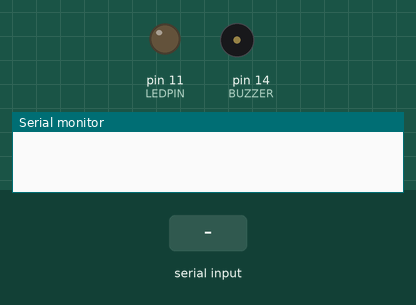
Simulated run of this sketch. Board: Arduino Mega 2560, built with avr-gcc and run on an emulated ATmega2560. Parts: output pins drawn as LEDs (lit = HIGH), buzzer (waves = sounding, pin HIGH), the last lines printed to the serial monitor. Inputs (shaded band) come from the test bench.

Above: at 1.2 s.
1.3 s: "LED_ON" received over the second serial link
At 3.3 s:
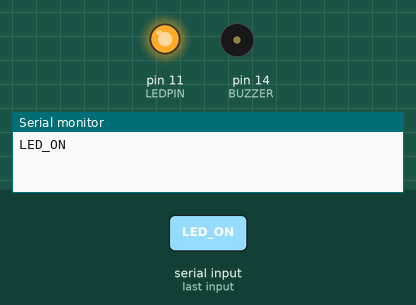
3.8 s: "BUZZER_ON" received over the second serial link
At 5.4 s:
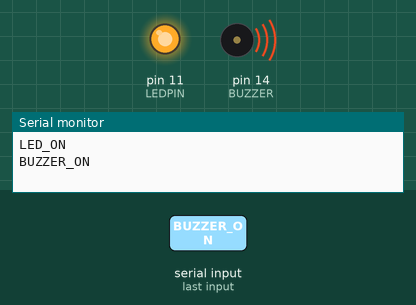
6.3 s: "LED_OFF" received over the second serial link
At 8.4 s:
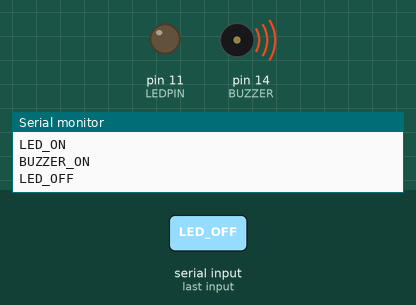
Timing chart, 0 to 9.9 s (numbered marks = the images above; inputs shaded):
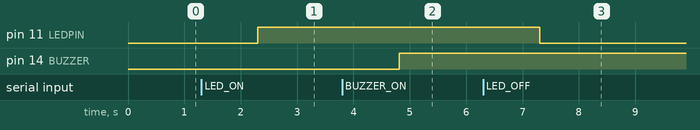

Measured:
- after the input at 1.3 s, pin 11 (LEDPIN): LOW → HIGH after 1.0 s
- after the input at 3.8 s, pin 14 (BUZZER): LOW → HIGH after 1.0 s
- after the input at 6.3 s, pin 11 (LEDPIN): HIGH → LOW after 1.0 s

The sketch:

LED.ino
```cpp
#define LEDPIN 11
#define BUZZER 14
void setup() {
// Setup serial for monitor and Setup Serial1 for BlueTooth
Serial.begin(9600);
Serial1.begin(9600);
pinMode(LEDPIN, OUTPUT);
pinMode(BUZZER, OUTPUT);
}

void loop() {
// Process commands from bluetooth first.
if(Serial1.available() > 0){
String str = Serial1.readString().substring(0);
Serial.println(str);
if(str.indexOf("LED_ON")!=-1){
digitalWrite(LEDPIN, HIGH);
} else if(str.indexOf("LED_OFF")!=-1){
digitalWrite(LEDPIN, LOW);
}
if(str.indexOf("BUZZER_ON")!=-1){
digitalWrite(BUZZER, HIGH);
}else if(str.indexOf("BUZZER_OFF")!=-1){
digitalWrite(BUZZER, LOW);
}
}
}
```
